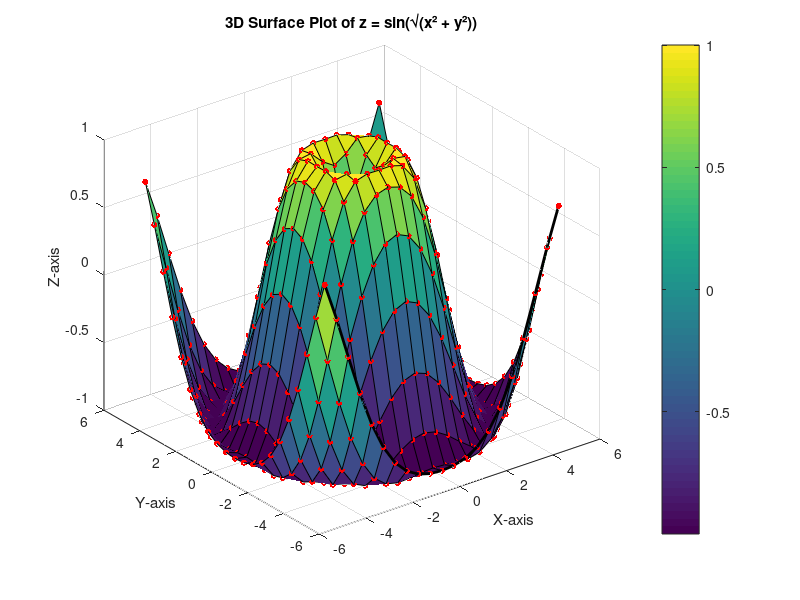

This chart was generated by the following MATLAB code:
[x, y] = meshgrid(-5:0.5:5, -5:0.5:5); z = sin(sqrt(x.^2 + y.^2));
figure;
surf(x, y, z);
title('3D Surface Plot of z = sin(√(x² + y²))');
xlabel('X-axis');
ylabel('Y-axis');
zlabel('Z-axis');
colorbar;grid on;
hold on;

plot3(x(1,:), y(1,:), z(1,:), 'k', 'LineWidth', 2); 
scatter3(x(:), y(:), z(:), 20, 'r', 'filled'); 
hold off;
